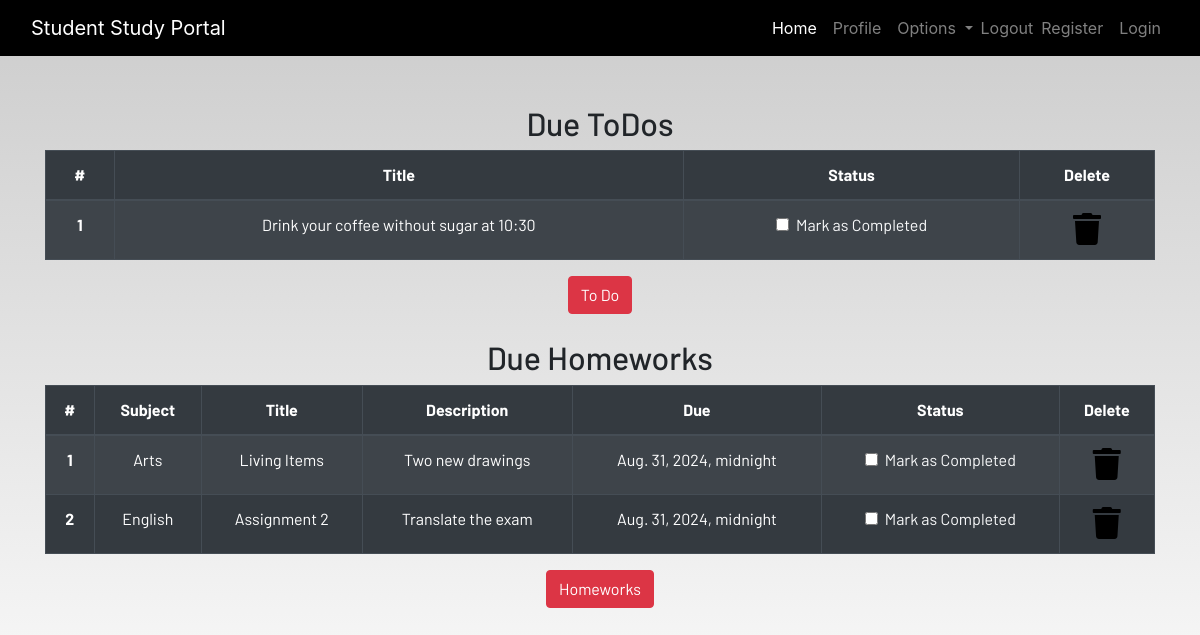
/profile/ (signed in), run on the app's committed database.
### dashboard/models.py (models this page shows, shortened)
class Todo(models.Model):
    user = models.ForeignKey(User, on_delete=models.CASCADE)
    title = models.CharField(max_length=50)
    is_published = models.BooleanField(default=False)

class Homework(models.Model):
    user = models.ForeignKey(User, on_delete=models.CASCADE)
    subject = models.CharField(max_length=50)
    title = models.CharField(max_length=100)
    description = models.TextField()
    due = models.DateTimeField()
    is_finished = models.BooleanField(default=False)
    class Meta:
        verbose_name = 'homework'
        verbose_name_plural = "homeworks"

### dashboard/views.py (the view)
# urls.py: path('profile/', dash_views.profile, name="profile"),
def profile(request):
    homeworks = Homework.objects.filter(is_finished=False, user=request.user)
    todos = Todo.objects.filter(is_published=False, user=request.user)
    if len(homeworks) == 0:
        homework_done = True
    else:
        homework_done = False
    if len(todos) == 0:
        todos_done = True
    else:
        todos_done = False
    context = {
        'homeworks':homeworks,
        'todos':todos,
        'homework_done':homework_done,
        'todos_done':todos_done
    }
    return render(request,"dashboard/profile.html", context)

### dashboard/templates/dashboard/profile.html
{% extends 'dashboard/base.html' %}
{% load static %}
{% load crispy_forms_tags %}
{% block content %}
<section class="text-center">
    <div class="container">
    {% if not todos_done %}
        <h2>Due ToDos</h2>
        <table class="table table-striped table-bordered table-hover table-dark">
            <thead>
                <tr>
                    <th scope="col">#</th>
                    <th scope="col">Title</th>
                    <th scope="col">Status</th>
                    <th scope="col">Delete</th>
                </tr>
            </thead>
            <tbody>
                {% for todo  in todos %}
                <tr>
                    <th scope="row">{{forloop.counter}}</th>
                    <td>{{todo.title}}</td>
                    <td>
                        <a href="{% url 'update-todo' todo.id %}">
                            <div class="form-check">
                                {% if todo.is_published == True %}
                                <input class="form-check-input" type="checkbox" value="" checked>
                                {% else %}
                                <input class="form-check-input" type="checkbox" value="">
                                {% endif %}
                                <label class="form-check-label text-light" for="flexCheckDefault">
                                    Mark as Completed
                                </label>
                            </div>
                        </a>
                    </td>
                    <td><a href="{% url 'delete-todo' todo.id %}"><i class="fa fa-trash fa-2x"></i></a></td>
                </tr>
                {% endfor %}
            </tbody>
        </table>
    {% else %}
        <h3>All To dos are completed!!!!</h3>
    {% endif %}
        <a href="{% url 'todo' %}" class="btn btn-danger">To Do</a>
        <br><br>
        {% if not homework_done %}
        <h2>Due Homeworks</h2>
        <table class="table table-striped table-bordered table-hover table-dark">
            <thead>
                <tr>
                    <th scope="col">#</th>
                    <th scope="col">Subject</th>
                    <th scope="col">Title</th>
                    <th scope="col">Description</th>
                    <th scope="col">Due</th>
                    <th scope="col">Status</th>
                    <th scope="col">Delete</th>
                </tr>
            </thead>
            <tbody>
                {% for homework in homeworks  %}
                <tr>
                    <th scope="row">{{forloop.counter}}</th>
                    <td>{{homework.subject}}</td>
                    <td>{{homework.title}}</td>
                    <td>{{homework.description}}</td>
                    <td>{{homework.due}}</td>
                    <td>
                        <a href="{% url 'update-homework' homework.id%}">
                            <div class="form-check">
                                {% if homework.is_finished == True %}
                                <input class="form-check-input" type="checkbox" value="" checked>
                                {% else %}
                                <input class="form-check-input" type="checkbox" value="">
                                {% endif %}
                                <label class="form-check-label text-light" for="flexCheckDefault">
                                    Mark as Completed
                                </label>
                            </div>
                        </a>
                    </td>
                    <td><a href="{% url 'delete-homework' homework.id%}"><i class="fa fa-trash fa-2x"></i></a></td>
                </tr>
                {% endfor %}
            </tbody>
        </table>
        {% else %}
        <h3>All To homeworks are completed!!!!</h3>
        {% endif %}
        <a href="{% url 'homework' %}" class="btn btn-danger">Homeworks</a>
    </div>
</section>
{% endblock content %}

### static/css/main.css (style rules this page uses)
html { scroll-behavior: smooth; height: 100%; width: 100%; }
a { text-decoration: none !important; color: black; }
html, body { max-width: 100%; overflow-x: hidden; height: 100%; width: 100%; }
body { background: linear-gradient(rgba(0, 0, 0, 0.2), rgba(255, 255, 255, 0.5)); overflow-x: hidden; background-repeat: no-repeat; }
.fa { color: black; }

### data on the page
Todo: title "Drink your coffee without sugar at 10:30"
Homework: subject "Arts", title "Living Items", description "Two new drawings", due "Aug. 31, 2024, midnight"
Homework: subject "English", title "Assignment 2", description "Translate the exam", due "Aug. 31, 2024, midnight"
